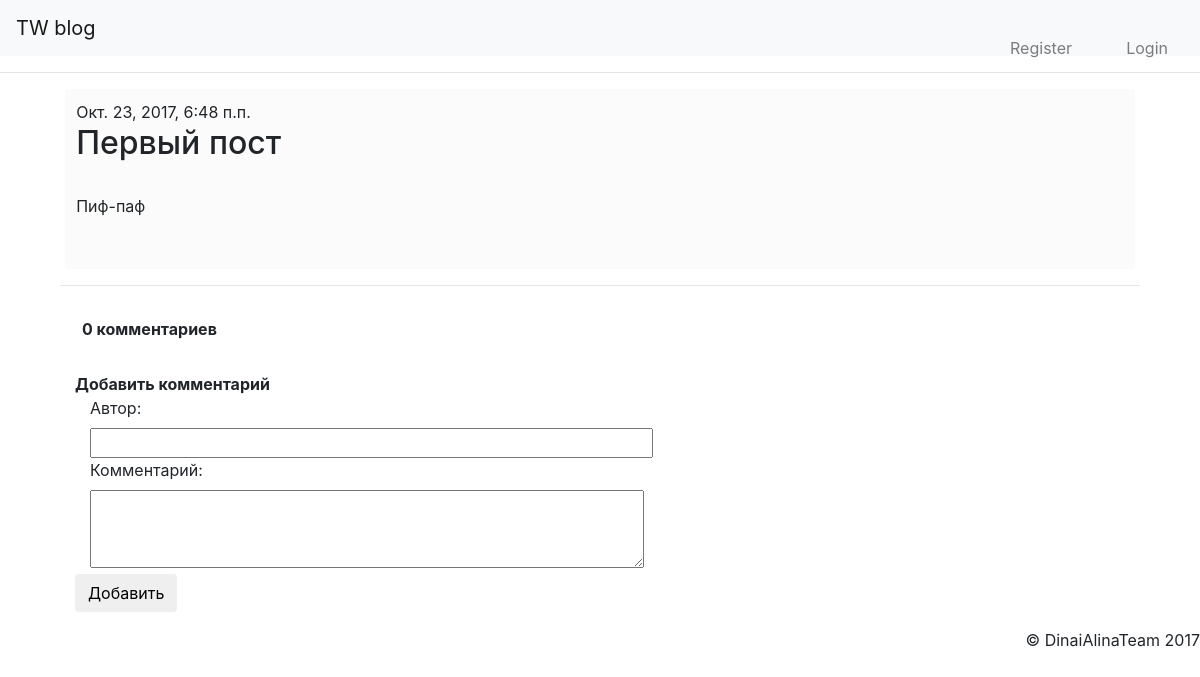
/1/, run on the app's committed database.
### onemapp/models.py (models this page shows, shortened)
class Post(models.Model):
    author = models.ForeignKey('auth.User')
    title = models.CharField(max_length=200)
    text = models.TextField()
    created_date = models.DateTimeField(default=timezone.now)

### onemapp/views.py (the view)
# urls.py: url(r'^(?P<post_id>[0-9]+)/$', views.post_detail, name='post_detail'),
def post_detail(request, post_id):
    post = get_object_or_404(Post, pk=post_id)
    comments = Comment.objects.filter(post=post)
    form = CommentForm(request.POST)
    form.is_valid()
    if form.cleaned_data.get('author') and form.cleaned_data.get('text'):
        author = form.cleaned_data.get('author')
        text = form.cleaned_data.get('text')[:125]
        title = text[:25]
        comment = Comment.objects.create(title=title, post=post, author=author, text=text)
    return render(request, 'post.html', {'post': post, 'comments': comments, 'form': form})

### onemapp/forms.py
class CommentForm(forms.Form):
    author = forms.CharField(widget=forms.TextInput({'size': 50}), max_length=20)
    author.label = "Автор"
    text = forms.CharField(widget=forms.Textarea({'maxlength': 125, 'cols': '52', 'rows': '3'}))
    text.label = "Комментарий"

### onemapp/templates/post.html (shortened to what this page needs)
{% extends "./base.html" %}
{% block content %}
    <div class="post">
        {{post.created_date}}<br/>
        <h2>{{post.title}}</h2><br/>
        <p>{{post.text}}</p><br/>
    </div>
    <hr />
    <div>
        <div class="comments">
            {% with comments.count as total_comments %}
                <b> {{ total_comments }} комментариев </b>
            {% endwith %}
        </div>
    </div>
    <div>
        <div class="col-md-8">
            <b>
                Добавить комментарий
            </b>
        <form method="POST" action="" class="form-horizontal">
            <div class="form-group">
            <div class="col-md-2 control-label">
                {{ form.author.label_tag }}
            </div>
            <div class="col-md-10">
                {{ form.author }}
            </div>
            <div class="col-md-2 control-label">
                {{ form.text.label_tag }}
            </div>
            <div class="col-md-10">
                {{ form.text }} <br>
            </div>
            <input type="submit" value="Добавить" class="btn btn-default" >
        </div>
        </form>
        </div>
    </div>
{% endblock %}

### onemapp/static/blog.css (style rules this page uses)
.post { padding: 1%; margin: 0.5%; background-color: #fbfbfb; }
.comments { padding: 15px 22px; }

### data on the page
Post: created_date "Окт. 23, 2017, 6:48 п.п.", title "Первый пост", text "Пиф-паф"

### other printed values
{{ total_comments }} "0"
